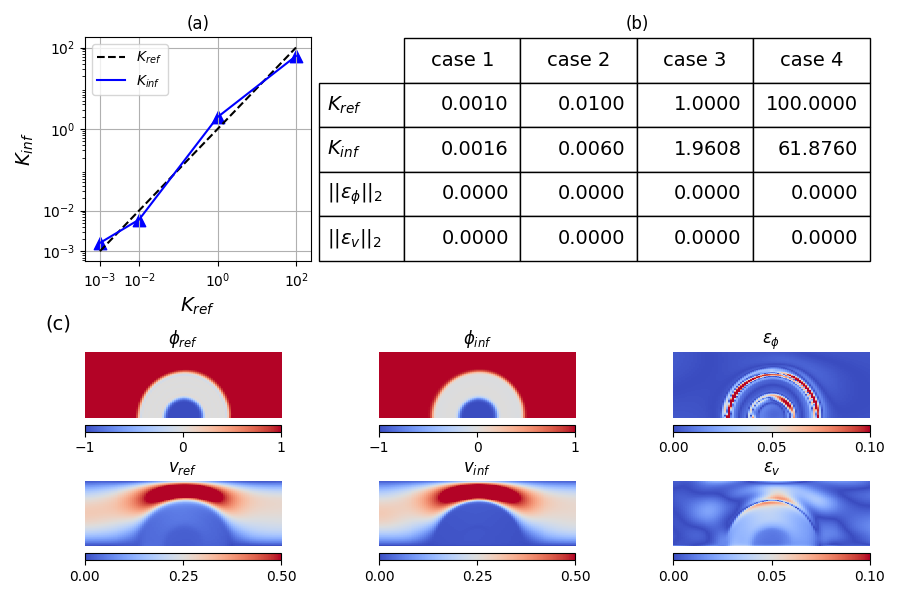

Generate this figure with Python:
"""
Author: Minglang Yin
"""
import torch
import torch.nn as nn
import numpy as np
import matplotlib.pyplot as plt
import matplotlib.gridspec as gridspec
from mpl_toolkits.axes_grid1.inset_locator import inset_axes

class Model(nn.Module):
    def __init__(self):
        super(Model, self).__init__()
        self.net_w = nn.Sequential()
        self.net_w.add_module('net_w_linear_1', nn.Linear(3, 20))
        self.net_w.add_module('net_w_tanh_1', nn.Tanh())
        for num in range(2,10):
            self.net_w.add_module('net_w_linear_%d' %(num), nn.Linear(20, 20))
            self.net_w.add_module('net_w_tanh_%d' %(num), nn.Tanh())
        self.net_w.add_module('net_w_linear_50', nn.Linear(20, 1))

        self.net_u = nn.Sequential()
        self.net_u.add_module('net_u_linear_1', nn.Linear(3, 20))
        self.net_u.add_module('net_u_tanh_1', nn.Tanh())
        for num in range(2,10):
            self.net_u.add_module('net_u_linear_%d' %(num), nn.Linear(20, 20))
            self.net_u.add_module('net_u_tanh_%d' %(num), nn.Tanh())
        self.net_u.add_module('net_u_linear_50', nn.Linear(20, 4))

        self.K = torch.nn.Parameter(torch.tensor([10], requires_grad=True, dtype=torch.double) )

    def forward(self, x):
        w = self.net_w(x)
        u = self.net_u(x)
        output = torch.cat((u, w), dim=1)
        return output

def to_numpy(input):
    if isinstance(input, torch.Tensor):
        return input.detach().cpu().numpy()
    elif isinstance(input, np.ndarray):
        return input
    else:
        raise TypeError('Unknown type of input, expected torch.Tensor or '\
            'np.ndarray, but got {}'.format(type(input)))

def main():
    ## parameters
    device = torch.device(f"cuda:{0}" if torch.cuda.is_available() else "cpu")
    print(device, flush=True)
    model_path = '../Inv_K/test_3/CheckPts/model_chkpts.pt'

    file_start = 19
    file_end = 20
    dt = 0.03

    num_x1 = 100
    num_x2 = 100
    num_t = file_end-file_start

    x_min, x_max = 0, 6
    y_min, y_max = 0, 2
    asp_ratio = (y_max-y_min)/(x_max-x_min)

    ## load data file
    y_data = np.zeros((4, file_end-file_start, num_x1, num_x2))
    t_step = 0
    for file_id in range(file_start, file_end):
        name_u = '../../Data/CH/phase_field_xiaoning/K_0001/dat/half' + str(file_id) + '.dat'
        name_phi = '../../Data/CH/phase_field_xiaoning/K_0001/dat_phase/halfp' + str(file_id) + '.dat'
        data_u = np.loadtxt(name_u)
        data_phi = np.loadtxt(name_phi)

        ## x_tmp: [t,x,y]   u_tmp:[u,v,p,phi]
        y_tmp = np.concatenate((data_u[:,3:5], data_u[:,6:7], data_phi[:,3:4]), axis=1)
        for j in range (0, 4):
            y_data[j, t_step, :, :] = y_tmp[:,j].reshape(100, 100)
        t_step = t_step + 1

    ## geometry
    x1 = np.linspace(x_min, x_max, num=num_x1)
    x2 = np.linspace(y_min, y_max, num=num_x2)
    t = np.linspace(dt*(file_start+1), dt*(file_end+1), num=num_t+1)

    x1_grid, x2_grid = np.meshgrid(x1, x2)
    x_2d = np.concatenate((x1_grid.flatten()[:,None], x2_grid.flatten()[:,None]), axis=1)

    ## instantiate model/optimizer
    model = Model().to(device)
    model.double()
    optimizer = torch.optim.Adam(model.parameters(), lr = 0.001)

    ## loading model/optimizer state
    checkpoint = torch.load(model_path)
    model.load_state_dict(checkpoint['model_state_dict'])
    optimizer.load_state_dict(checkpoint['optimizer_state_dict'])

    ## testing
    Predictions = np.zeros((5, num_t, num_x1, num_x2))
    for i in range(0, num_t):
        xt = np.concatenate((t[i]*np.ones((num_x1*num_x2, 1)), x_2d), axis=1)
        xt_tensor = torch.tensor(xt, requires_grad=True, dtype=torch.double).to(device)
        y_pred = model(xt_tensor)
        for j in range(0, 5):
            Predictions[j, i, :, :] = to_numpy(y_pred[:, j]).reshape(num_x1, num_x2)
    
    ## v and phi
    phi_pred = np.zeros((num_t, num_x1, num_x2))
    phi_ref = np.zeros((num_t, num_x1, num_x2))
    vel_pred = np.zeros((num_t, num_x1, num_x2))
    vel_ref = np.zeros((num_t, num_x1, num_x2))
    for i in range(0, num_t):
        phi_pred[i, :, :] = Predictions[3, i, :, :]
        phi_ref[i, :, :] = y_data[3, i, :, :]
        vel_pred[i, :, :] = np.sqrt(Predictions[0, i, :, :]**2 + Predictions[1, i, :, :]**2)
        vel_ref[i, :, :] = np.sqrt(y_data[0, i, :, :]**2 + y_data[1, i, :, :]**2)

    ## figure
    x = np.linspace(0.001, 100, 101)
    num_data = 4
    K_inf_text = ['0.0016', '0.0060', '1.9608', '61.8760']
    K_ref_text = ['0.0010', '0.0100', '1.0000', '100.0000']
    vel_err_text = ['0.0000', '0.0000', '0.0000', '0.0000']
    phi_err_text = ['0.0000', '0.0000', '0.0000', '0.0000']
    rows = [r'$K_{ref}$', r'$K_{inf}$', r'$||\epsilon_{\phi}||_{2}$', r'$||\epsilon_{v}||_{2}$']
    cols = ['case 1', 'case 2', 'case 3', 'case 4']

    K_inf, K_ref, vel_err, phi_err = np.zeros((num_data)), np.zeros((num_data)), np.zeros((num_data)), np.zeros((num_data))

    for i in range(num_data):
        K_inf[i] = np.array(K_inf_text[i])
        K_ref[i] = np.array(K_ref_text[i])
        vel_err[i] = np.array(vel_err_text[i])
        phi_err[i] = np.array(phi_err_text[i])

    table_data= [K_ref_text, K_inf_text, vel_err_text, phi_err_text]

    ## plotting
    fig = plt.figure(constrained_layout=False, figsize=(9, 6))
    gs = fig.add_gridspec(2, 1)

    gs0 = gs[0].subgridspec(1, 20)
    gs1 = gs[1].subgridspec(2, 3) 

    ax1 = fig.add_subplot(gs0[0, 0:6])
    ax2 = fig.add_subplot(gs0[0, 8:20])

    ax3 = fig.add_subplot(gs1[0, 0])
    ax4 = fig.add_subplot(gs1[0, 1])
    ax5 = fig.add_subplot(gs1[0, 2])

    ax6 = fig.add_subplot(gs1[1, 0])
    ax7 = fig.add_subplot(gs1[1, 1])
    ax8 = fig.add_subplot(gs1[1, 2])

    ## plot [0, 0]]
    ax1.set_yscale('log')
    ax1.set_xscale('log')
    ax1.plot(x, x, linestyle="--", color="black",label='$K_{ref}$')
    ax1.plot(K_ref, K_inf, color='blue', label='$K_{inf}$')
    ax1.scatter(K_ref, K_inf, marker="^", color='blue', s=80)

    ax1.set_xlabel('$K_{ref}$', fontsize=14)
    ax1.set_ylabel('$K_{inf}$', fontsize=14)
    ax1.set_xticks(K_ref)
    ax1.set_yticks(K_ref)
    ax1.set_title('(a)')
    ax1.grid()
    ax1.legend(loc="best")

    ## plot [0, 1]
    table = ax2.table(cellText=table_data, loc='center', rowLabels=rows, colLabels=cols)
    table.set_fontsize(18)
    table.scale(1,2.5)
    ax2.axis('off')
    ax2.set_title('(b)')
    plt.subplots_adjust(wspace = 0.5)
    plt.tight_layout()

    ## ax3
    v_phi = np.linspace(-1, 1, 3)[:,None]
    v_error = np.linspace(0, 0.1, 3)[:,None]

    ax3.axis('off') 
    h = ax3.imshow(phi_ref[-1, :, :], interpolation='nearest', cmap='coolwarm', origin='lower', aspect=asp_ratio)
    h.set_clim(vmin=-1, vmax=1)
    axins = inset_axes(ax3,
                width="100%",  # width = 5% of parent_bbox width
                height="10%",  # height : 50%
                loc='lower center',
                borderpad=-1,
                )
    ax3.set_title('$\phi_{ref}$')
    fig.colorbar(h, ax=ax3, ticks=v_phi, cax = axins, orientation='horizontal')
    # ax.plot(xt[:,1], xt[:,2], 'kx', label = 'Data (%d points)' % (xt.shape[0]), markersize = 4, clip_on = False)

    ## ax4
    ax4.axis('off') 
    h = ax4.imshow(phi_pred[-1, :, :], interpolation='nearest', cmap='coolwarm', origin='lower', aspect=asp_ratio)
    h.set_clim(vmin=-1, vmax=1)
    axins = inset_axes(ax4,
                width="100%",  # width = 5% of parent_bbox width
                height="10%",  # height : 50%
                loc='lower center',
                borderpad=-1,
                )
    ax4.set_title('$\phi_{inf}$')
    fig.colorbar(h, ax=ax4, ticks=v_phi, cax = axins, orientation='horizontal')

    ## ax5
    ax5.axis('off') 
    h = ax5.imshow(np.abs(phi_pred[-1, :, :] - phi_ref[-1, :, :]), interpolation='nearest', cmap='coolwarm', origin='lower', aspect=asp_ratio)
    h.set_clim(vmin=0, vmax=0.1)
    axins = inset_axes(ax5,
                width="100%",  # width = 5% of parent_bbox width
                height="10%",  # height : 50%
                loc='lower center',
                borderpad=-1,
                )
    ax5.set_title('$\epsilon_{\phi}$')
    fig.colorbar(h, ax=ax5, ticks=v_error, cax = axins, orientation='horizontal')

    ## ax6
    ax6.axis('off') 
    v_velocity = np.linspace(0, 0.5, 3)[:,None]
    h = ax6.imshow(vel_pred[-1, :, :], interpolation='nearest', cmap='coolwarm', origin='lower', aspect=asp_ratio)
    h.set_clim(vmin=0, vmax=0.5)
    axins = inset_axes(ax6,
                width="100%",  # width = 5% of parent_bbox width
                height="10%",  # height : 50%
                loc='lower center',
                borderpad=-1,
                )
    ax6.set_title('$v_{ref}$')
    fig.colorbar(h, ax=ax6, ticks=v_velocity, cax = axins, orientation='horizontal')

    ## ax7
    ax7.axis('off') 
    h = ax7.imshow(vel_ref[-1, :, :], interpolation='nearest', cmap='coolwarm', origin='lower', aspect=asp_ratio)
    h.set_clim(vmin=0, vmax=0.5)
    axins = inset_axes(ax7,
                width="100%",  # width = 5% of parent_bbox width
                height="10%",  # height : 50%
                loc='lower center',
                borderpad=-1,
                )
    ax7.set_title('$v_{inf}$')
    fig.colorbar(h, ax=ax7, ticks=v_velocity, cax=axins, orientation='horizontal')

    ## ax8
    ax8.axis('off') 
    h = ax8.imshow(np.abs(vel_pred[-1, :, :]-vel_ref[-1, :, :]), interpolation='nearest', cmap='coolwarm', origin='lower', aspect=asp_ratio)
    h.set_clim(vmin=0, vmax=0.1)
    axins = inset_axes(ax8,
                width="100%",  # width = 5% of parent_bbox width
                height="10%",  # height : 50%
                loc='lower center',
                borderpad=-1,
                )
    ax8.set_title('$\epsilon_{v}$')
    fig.colorbar(h, ax=ax8, ticks=v_error, cax=axins, orientation='horizontal')

    plt.gcf().text(0.05, 0.45, "(c)", fontsize=14)

    fig.savefig('fig_5.png')
    plt.close()


if __name__ == '__main__':
    main()
